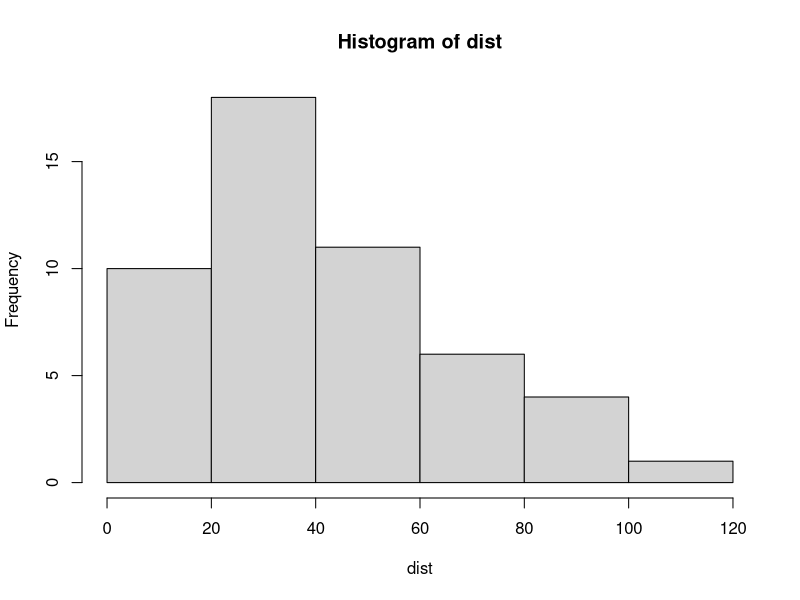
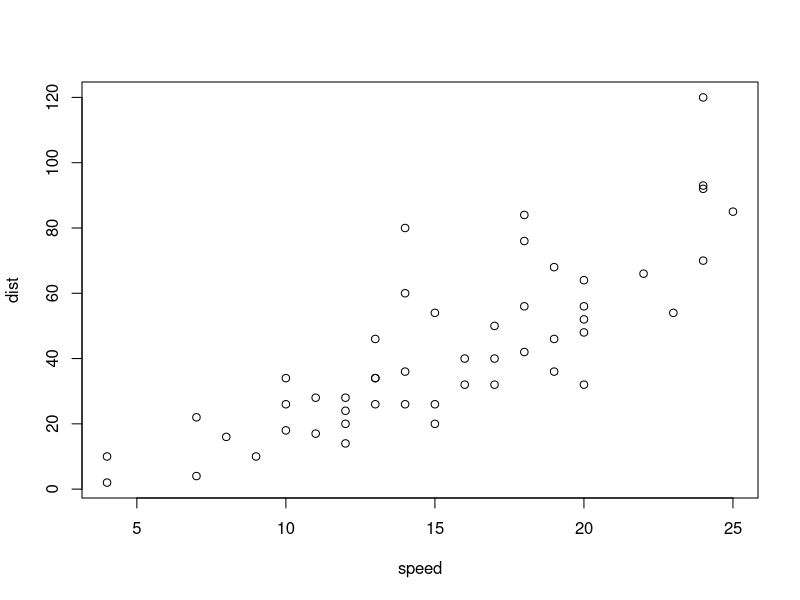

Generate these figures, in order, with R:
## ---- chunk 1
knitr::opts_chunk$set(echo = FALSE)
## ---- chunk 2
square_it <- function(x) {
    square <- x * x
    return(square)
}
## ---- chunk 3
square_it(5)
## ---- chunk 4
1:10 # Numbers 1 to 10
127:132 # Numbers 127 to 132
## ---- chunk 5
seq(1,10,1) # Numbers 1 to 10
seq(1,10,2) # Odd numbers from 1 to 10
seq(2,10,2) # Even numbers from 2 to 10
## ---- chunk 6
3:12
## ---- chunk 7
seq(3, 30, 3)
## ---- chunk 8
x <- 3:12
y <- seq(3, 30, 3)
x * y
## ---- chunk 9
head(cars)
## ---- chunk 10
attach(cars) # Using this command is poor style.  We will avoid it in the future. 
speed
dist
## ---- chunk 11
mean(speed)
sd(speed)
mean(dist)
sd(dist)
## ---- chunk 12
hist(dist) # Histogram of stopping distance
## ---- chunk 13
plot(speed, dist)
